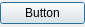
<?xml version="1.0" encoding="UTF-8"?>
<ui version="4.0">
 <class>Dialog</class>
 <widget class="QDialog" name="Dialog">
  <property name="geometry">
   <rect>
    <x>0</x>
    <y>0</y>
    <width>85</width>
    <height>27</height>
   </rect>
  </property>
  <property name="windowTitle">
   <string>Dialog</string>
  </property>
  <layout class="QVBoxLayout" name="verticalLayout">
   <property name="spacing">
    <number>0</number>
   </property>
   <property name="leftMargin">
    <number>0</number>
   </property>
   <property name="topMargin">
    <number>0</number>
   </property>
   <property name="rightMargin">
    <number>0</number>
   </property>
   <property name="bottomMargin">
    <number>0</number>
   </property>
   <item>
    <widget class="QPushButton" name="pushButton">
     <property name="text">
      <string>Button</string>
     </property>
    </widget>
   </item>
  </layout>
 </widget>
 <layoutdefault spacing="6" margin="11"/>
 <resources/>
 <connections/>
</ui>
